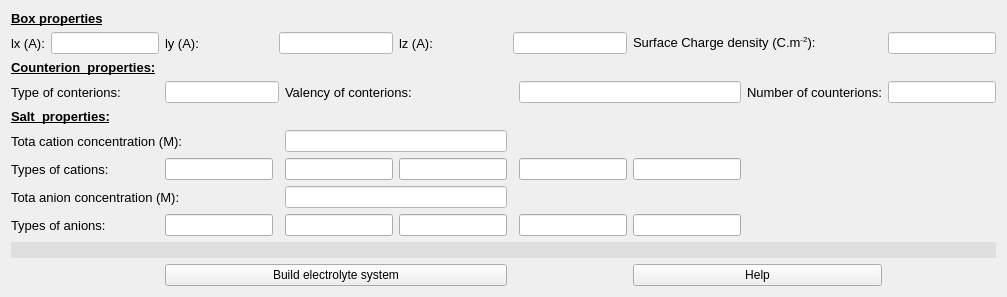
     <widget class="QWidget" name="tab_3">
      <attribute name="title">
       <string>Page</string>
      </attribute>
      <layout class="QGridLayout" name="gridLayout_5">
       <item row="6" column="2">
        <widget class="QLineEdit" name="lineEdit_type_cat_1"/>
       </item>
       <item row="6" column="7">
        <widget class="QLineEdit" name="lineEdit_4"/>
       </item>
       <item row="1" column="2">
        <widget class="QLabel" name="label_ly_final">
         <property name="font">
          <font>
           <pointsize>10</pointsize>
          </font>
         </property>
         <property name="text">
          <string>ly (A):</string>
         </property>
        </widget>
       </item>
       <item row="7" column="4" colspan="2">
        <widget class="QLineEdit" name="lineEdit_total_anion_con_final">
         <property name="acceptDrops">
          <bool>false</bool>
         </property>
         <property name="styleSheet">
          <string notr="true">background-color: rgb(255, 255, 255);</string>
         </property>
         <property name="clearButtonEnabled">
          <bool>false</bool>
         </property>
        </widget>
       </item>
       <item row="3" column="4" colspan="3">
        <widget class="QLabel" name="label_valency_counter_final">
         <property name="font">
          <font>
           <pointsize>10</pointsize>
          </font>
         </property>
         <property name="text">
          <string>Valency of conterions:</string>
         </property>
        </widget>
       </item>
       <item row="4" column="0" colspan="2">
        <widget class="QLabel" name="labl_properties_sal_final">
         <property name="font">
          <font>
           <pointsize>10</pointsize>
           <weight>75</weight>
           <bold>true</bold>
           <underline>true</underline>
          </font>
         </property>
         <property name="text">
          <string>Salt  properties:</string>
         </property>
        </widget>
       </item>
       <item row="7" column="0" colspan="4">
        <widget class="QLabel" name="label_total_anion_con_final">
         <property name="font">
          <font>
           <pointsize>10</pointsize>
          </font>
         </property>
         <property name="text">
          <string>Tota anion concentration (M):</string>
         </property>
        </widget>
       </item>
       <item row="3" column="7" colspan="2">
        <widget class="QLineEdit" name="lineEdit_valency_counter_final">
         <property name="styleSheet">
          <string notr="true">background-color: rgb(255, 255, 255);</string>
         </property>
         <property name="text">
          <string/>
         </property>
         <property name="readOnly">
          <bool>true</bool>
         </property>
         <property name="clearButtonEnabled">
          <bool>false</bool>
         </property>
        </widget>
       </item>
       <item row="0" column="0" colspan="2">
        <widget class="QLabel" name="labl_properties_box_final">
         <property name="font">
          <font>
           <pointsize>10</pointsize>
           <weight>75</weight>
           <bold>true</bold>
           <underline>true</underline>
          </font>
         </property>
         <property name="text">
          <string>Box properties</string>
         </property>
        </widget>
       </item>
       <item row="5" column="0" colspan="4">
        <widget class="QLabel" name="label_total_cation_con_final">
         <property name="font">
          <font>
           <pointsize>10</pointsize>
          </font>
         </property>
         <property name="text">
          <string>Tota cation concentration (M):</string>
         </property>
        </widget>
       </item>
       <item row="1" column="5">
        <widget class="QLabel" name="label_lz_final">
         <property name="font">
          <font>
           <pointsize>10</pointsize>
          </font>
         </property>
         <property name="text">
          <string>lz (A):</string>
         </property>
        </widget>
       </item>
       <item row="2" column="0" colspan="3">
        <widget class="QLabel" name="labl_properties_counterion_final">
         <property name="font">
          <font>
           <pointsize>10</pointsize>
           <weight>75</weight>
           <bold>true</bold>
           <underline>true</underline>
          </font>
         </property>
         <property name="text">
          <string>Counterion  properties:</string>
         </property>
        </widget>
       </item>
       <item row="1" column="8" colspan="2">
        <widget class="QLabel" name="label_surface_charge_final">
         <property name="font">
          <font>
           <pointsize>10</pointsize>
          </font>
         </property>
         <property name="text">
          <string>&lt;html&gt;&lt;head/&gt;&lt;body&gt;&lt;p&gt;Surface Charge density (C.m&lt;span style=&quot; vertical-align:super;&quot;&gt;-2&lt;/span&gt;):&lt;/p&gt;&lt;/body&gt;&lt;/html&gt;</string>
         </property>
        </widget>
       </item>
       <item row="9" column="0" colspan="11">
        <widget class="QLineEdit" name="lineEdit_all_types_anion_final">
         <property name="acceptDrops">
          <bool>false</bool>
         </property>
         <property name="styleSheet">
          <string notr="true">background-color: rgb(223, 223, 223);</string>
         </property>
         <property name="text">
          <string/>
         </property>
         <property name="frame">
          <bool>false</bool>
         </property>
         <property name="readOnly">
          <bool>true</bool>
         </property>
         <property name="placeholderText">
          <string/>
         </property>
         <property name="clearButtonEnabled">
          <bool>false</bool>
         </property>
        </widget>
       </item>
       <item row="5" column="4" colspan="2">
        <widget class="QLineEdit" name="lineEdit_total_cation_con_final">
         <property name="acceptDrops">
          <bool>false</bool>
         </property>
         <property name="styleSheet">
          <string notr="true">background-color: rgb(255, 255, 255);</string>
         </property>
         <property name="readOnly">
          <bool>true</bool>
         </property>
         <property name="clearButtonEnabled">
          <bool>false</bool>
         </property>
        </widget>
       </item>
       <item row="8" column="0" colspan="2">
        <widget class="QLabel" name="label_all_types_anion_final">
         <property name="font">
          <font>
           <pointsize>10</pointsize>
          </font>
         </property>
         <property name="text">
          <string>Types of anions:</string>
         </property>
        </widget>
       </item>
       <item row="1" column="1">
        <widget class="QLineEdit" name="lineEdit_lx_final">
         <property name="acceptDrops">
          <bool>false</bool>
         </property>
         <property name="styleSheet">
          <string notr="true">background-color: rgb(255, 255, 255);</string>
         </property>
         <property name="readOnly">
          <bool>true</bool>
         </property>
         <property name="clearButtonEnabled">
          <bool>false</bool>
         </property>
        </widget>
       </item>
       <item row="1" column="0">
        <widget class="QLabel" name="label_lx_final">
         <property name="font">
          <font>
           <pointsize>10</pointsize>
          </font>
         </property>
         <property name="text">
          <string>lx (A):</string>
         </property>
        </widget>
       </item>
       <item row="3" column="10">
        <widget class="QLineEdit" name="lineEdit_total_counter_final">
         <property name="styleSheet">
          <string notr="true">background-color: rgb(255, 255, 255);</string>
         </property>
         <property name="text">
          <string/>
         </property>
         <property name="readOnly">
          <bool>true</bool>
         </property>
         <property name="clearButtonEnabled">
          <bool>false</bool>
         </property>
        </widget>
       </item>
       <item row="3" column="0" colspan="2">
        <widget class="QLabel" name="label_type_counter_final">
         <property name="font">
          <font>
           <pointsize>10</pointsize>
          </font>
         </property>
         <property name="text">
          <string>Type of conterions:</string>
         </property>
        </widget>
       </item>
       <item row="6" column="0" colspan="2">
        <widget class="QLabel" name="label_all_types_cations_final">
         <property name="font">
          <font>
           <pointsize>10</pointsize>
          </font>
         </property>
         <property name="text">
          <string>Types of cations:</string>
         </property>
        </widget>
       </item>
       <item row="1" column="3" colspan="2">
        <widget class="QLineEdit" name="lineEdit_ly_final">
         <property name="acceptDrops">
          <bool>false</bool>
         </property>
         <property name="styleSheet">
          <string notr="true">background-color: rgb(255, 255, 255);</string>
         </property>
         <property name="readOnly">
          <bool>true</bool>
         </property>
         <property name="clearButtonEnabled">
          <bool>false</bool>
         </property>
        </widget>
       </item>
       <item row="10" column="8" colspan="2">
        <widget class="QPushButton" name="pushButton_help_electrolyte">
         <property name="text">
          <string>Help</string>
         </property>
        </widget>
       </item>
       <item row="1" column="10">
        <widget class="QLineEdit" name="lineEdit_surface_charge_final">
         <property name="acceptDrops">
          <bool>false</bool>
         </property>
         <property name="styleSheet">
          <string notr="true">background-color: rgb(255, 255, 255);</string>
         </property>
         <property name="readOnly">
          <bool>true</bool>
         </property>
         <property name="clearButtonEnabled">
          <bool>false</bool>
         </property>
        </widget>
       </item>
       <item row="3" column="2" colspan="2">
        <widget class="QLineEdit" name="lineEdit_type_counter_final">
         <property name="styleSheet">
          <string notr="true">background-color: rgb(255, 255, 255);</string>
         </property>
         <property name="readOnly">
          <bool>true</bool>
         </property>
         <property name="clearButtonEnabled">
          <bool>false</bool>
         </property>
        </widget>
       </item>
       <item row="1" column="6" colspan="2">
        <widget class="QLineEdit" name="lineEdit_lz_final">
         <property name="acceptDrops">
          <bool>false</bool>
         </property>
         <property name="styleSheet">
          <string notr="true">background-color: rgb(255, 255, 255);</string>
         </property>
         <property name="readOnly">
          <bool>true</bool>
         </property>
         <property name="clearButtonEnabled">
          <bool>false</bool>
         </property>
        </widget>
       </item>
       <item row="3" column="9">
        <widget class="QLabel" name="label_total_counter_final">
         <property name="font">
          <font>
           <pointsize>10</pointsize>
          </font>
         </property>
         <property name="text">
          <string>Number of counterions:</string>
         </property>
        </widget>
       </item>
       <item row="10" column="2" colspan="4">
        <widget class="QPushButton" name="pushButton_build_electrolyte">
         <property name="text">
          <string>Build electrolyte system</string>
         </property>
        </widget>
       </item>
       <item row="6" column="5">
        <widget class="QLineEdit" name="lineEdit_3"/>
       </item>
       <item row="6" column="8">
        <widget class="QLineEdit" name="lineEdit_5"/>
       </item>
       <item row="6" column="4">
        <widget class="QLineEdit" name="lineEdit_2"/>
       </item>
       <item row="8" column="2">
        <widget class="QLineEdit" name="lineEdit_type_an_1"/>
       </item>
       <item row="8" column="4">
        <widget class="QLineEdit" name="lineEdit_type_an_2"/>
       </item>
       <item row="8" column="5">
        <widget class="QLineEdit" name="lineEdit_type_an_3"/>
       </item>
       <item row="8" column="7">
        <widget class="QLineEdit" name="lineEdit_type_an_4"/>
       </item>
       <item row="8" column="8">
        <widget class="QLineEdit" name="lineEdit_type_an_5"/>
       </item>
      </layout>
      <zorder>labl_properties_box_final</zorder>
      <zorder>lineEdit_total_cation_con_final</zorder>
      <zorder>pushButton_build_electrolyte</zorder>
      <zorder>label_lz_final</zorder>
      <zorder>labl_properties_sal_final</zorder>
      <zorder>lineEdit_lx_final</zorder>
      <zorder>label_ly_final</zorder>
      <zorder>labl_properties_counterion_final</zorder>
      <zorder>lineEdit_ly_final</zorder>
      <zorder>label_total_anion_con_final</zorder>
      <zorder>lineEdit_type_counter_final</zorder>
      <zorder>label_total_cation_con_final</zorder>
      <zorder>label_type_counter_final</zorder>
      <zorder>lineEdit_surface_charge_final</zorder>
      <zorder>lineEdit_lz_final</zorder>
      <zorder>label_lx_final</zorder>
      <zorder>lineEdit_total_anion_con_final</zorder>
      <zorder>pushButton_help_electrolyte</zorder>
      <zorder>label_surface_charge_final</zorder>
      <zorder>label_total_counter_final</zorder>
      <zorder>lineEdit_valency_counter_final</zorder>
      <zorder>label_valency_counter_final</zorder>
      <zorder>lineEdit_total_counter_final</zorder>
      <zorder>label_all_types_cations_final</zorder>
      <zorder>lineEdit_all_types_anion_final</zorder>
      <zorder>label_all_types_anion_final</zorder>
      <zorder>lineEdit_type_cat_1</zorder>
      <zorder>lineEdit_2</zorder>
      <zorder>lineEdit_3</zorder>
      <zorder>lineEdit_4</zorder>
      <zorder>lineEdit_5</zorder>
      <zorder>lineEdit_type_an_1</zorder>
      <zorder>lineEdit_type_an_2</zorder>
      <zorder>lineEdit_type_an_3</zorder>
      <zorder>lineEdit_type_an_4</zorder>
      <zorder>lineEdit_type_an_5</zorder>
     </widget>
